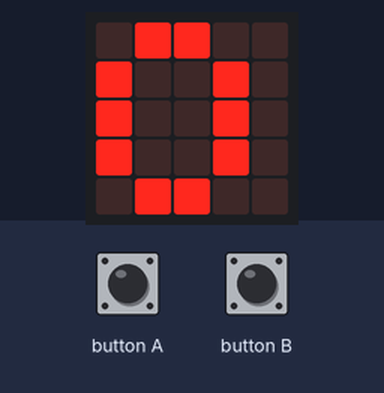
Bench run of a program on a simulated BBC micro:bit (MakeCode). Shown: the board's 5×5 LED display. The inputs (shaded band) are chosen by the test bench.

Above: at 1.2 s.
1.3 s: button A pressed for 0.15 s
At 2.7 s:
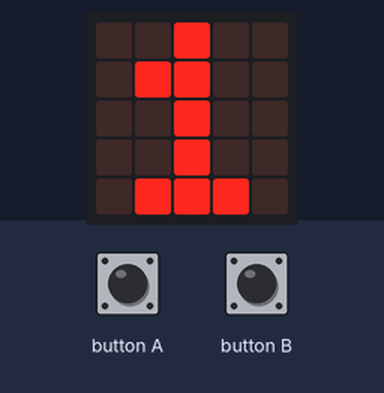
3.0 s: button A pressed for 0.15 s
At 4.7 s:
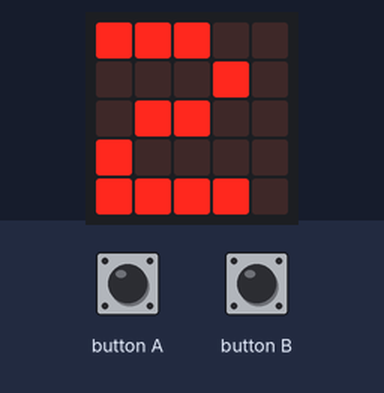
Timing chart, 0 to 6.2 s (numbered marks = the images above; inputs shaded):
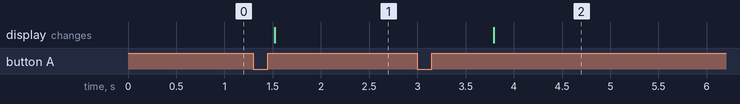

The program:

main.ts
```typescript
input.onButtonPressed(Button.A, function () {
    personas += 1
    basic.showNumber(personas)
})
input.onGesture(Gesture.Shake, function () {
    personas = 0
    basic.showNumber(personas)
})
input.onButtonPressed(Button.B, function () {
    if (personas > 0) {
        personas += -1
        basic.showNumber(personas)
    }
})
let personas = 0
personas = 0
basic.forever(function () {
    if (personas > 5) {
        basic.showString("AF")
    } else {
        basic.showNumber(personas)
    }
})
```

test.ts
```typescript
// aquí va el archivo "tests"; esto no se compilará cuando este paquete se utilice como una extensión.
```

Measured:
- after the input at 1.3 s, the display: changes after 0.22 s (image 1)
- after the input at 3.0 s, the display: changes after 0.79 s (image 2)
